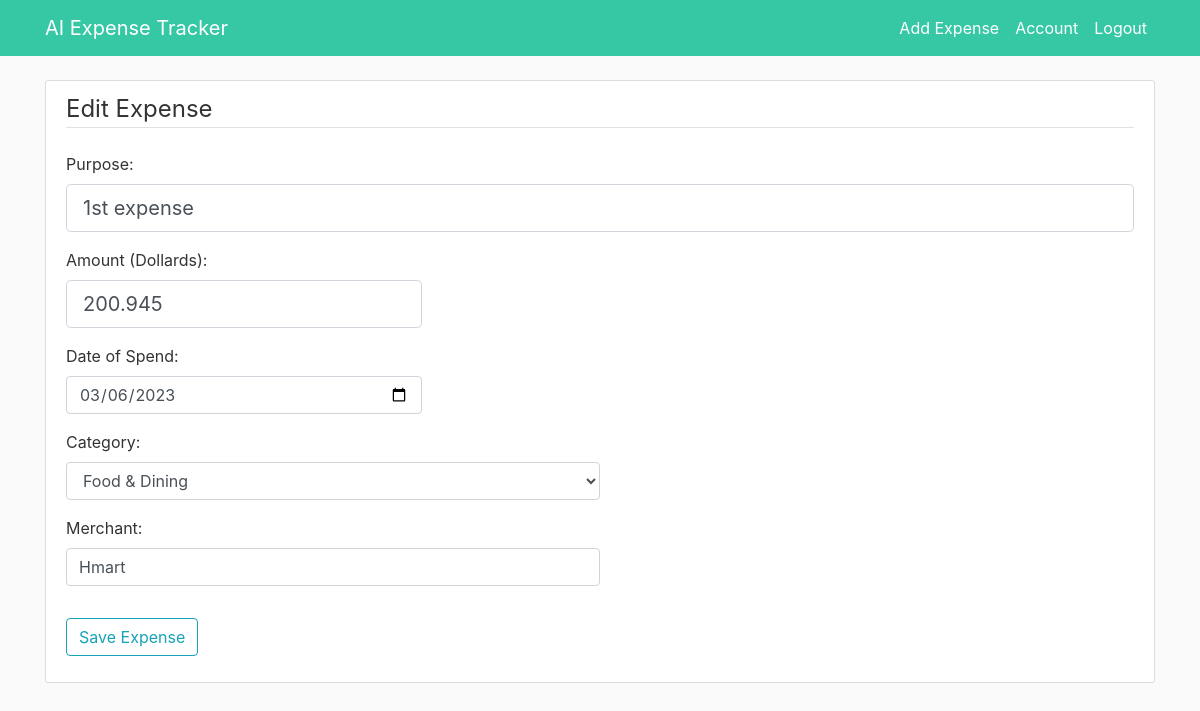
The page /expense/1/update (signed in) on the database as committed earlier.
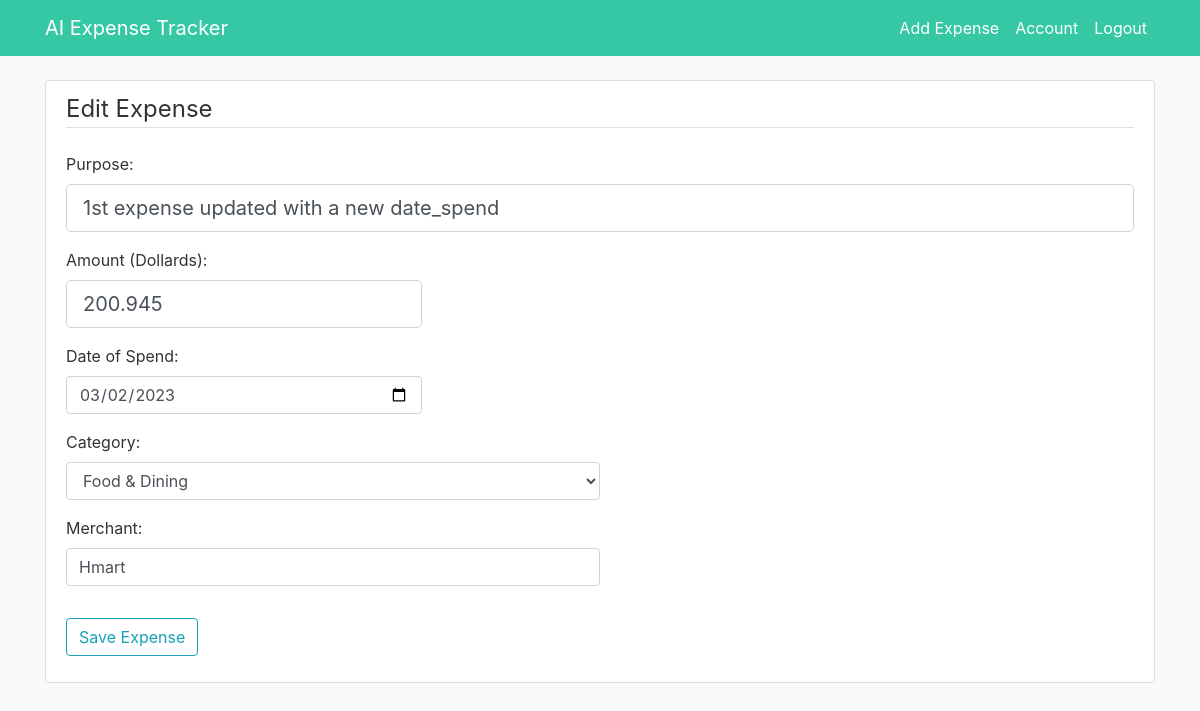
The same page on the database as committed later.
### app/models.py (models this page shows, shortened)
class Expense(db.Model):
    id = db.Column(db.Integer, primary_key=True)
    title = db.Column(db.String(150), nullable=False)
    amount = db.Column(db.Numeric(precision=8, asdecimal=False,
                       decimal_return_scale=2), nullable=False)
    date_spend = db.Column(db.DateTime, nullable=False)
    category = db.Column(db.String(20), nullable=False)
    merchant = db.Column(db.String(30), nullable=False)
    user_id = db.Column(db.Integer, db.ForeignKey('user.id'), nullable=False)
    date_posted = db.Column(db.DateTime, nullable=False)

### app/routes.py (the view)
@app.route("/expense/<int:expense_id>/update", methods=['GET', 'POST'])
@login_required
def expense_update(expense_id):
    expense = Expense.query.get_or_404(expense_id)
    form = ExpenseForm()
    if form.validate_on_submit():
        expense.title = form.title.data
        expense.amount = form.amount.data
        expense.date_spend = form.date_spend.data
        expense.category = form.category.data
        expense.merchant = form.merchant.data
        expense.date_posted = datetime.now()
        db.session.commit()
        flash('Your expense has been updated!', 'success')
        return redirect(url_for('expense', expense_id=expense.id))
    elif request.method == 'GET':
        form.title.data = expense.title
        form.amount.data = expense.amount
        form.date_spend.data = expense.date_spend
        form.category.data = expense.category
        form.merchant.data = expense.merchant
    return render_template('create_expense.html', title='Edit Expense',
                           form=form, legend='Edit Expense')

### app/Forms/form.py
class ExpenseForm(FlaskForm):
    title = StringField('Purpose:', validators=[DataRequired()])
    amount = StringField('Amount (Dollards):', validators=[DataRequired()])
    date_spend = DateField('Date of Spend:', validators=[DataRequired()])
    category = SelectField('Category:', choices=["Food & Dining",
                                                 "Groceries", "Gas & Fuel", "Bills & Utilities", "Loan", "Shopping", "Transfer", "Other Spending"],
                           validators=[DataRequired()])
    merchant = StringField('Merchant:', validators=[DataRequired()])
    submit = SubmitField('Save Expense')

### app/models.py (called while the page is built)
@login_manager.user_loader
def load_user(user_id):
    return User.query.get(int(user_id))

### app/templates/create_expense.html (shortened to what this page needs)
{% extends "layout.html" %}
{% block content %}
<div class="content-section">
    <form method="POST" action="">
        <fieldset class="form-group">
            <legend class="border-bottom mb-4">{{ legend }}</legend>
            <div class="form-group">
                {{ form.title.label(class="form-control-label") }}
                {% if form.title.errors %}
                    {{ form.title(class="form-control form-control-lg is-invalid") }}
                    <div class="invalid-feedback">
                        {% for error in form.title.errors %}
                            <span style="color:red">{{ error }}</span>
                        {% endfor %}
                    </div>
                {% else %}
                    {{ form.title(class="form-control form-control-lg", placeholder="Enter Desciption Details ...") }}
                {% endif %}
            </div>
            <div class="form-group">
                {{ form.amount.label }}
                {% if form.amount.errors %}
                    {{ form.amount(class="form-control form-control-lg col-4 is-invalid") }}
                    <div class="invalid-feedback">
                        {% for error in form.amount.errors %}
                            <span style="color:red">{{ error }}</span>
                        {% endfor %}
                    </div>
                {% else %}
                    {{ form.amount(class="form-control form-control-lg col-4", placeholder="Enter Amount") }}
                {% endif %}
            </div>
            <div class="form-group">
                {{ form.date_spend.label }}
                {% if form.date_spend.errors %}
                    {{ form.date_spend(class="datepicker form-control col-4 is-invalid") }}
                    <div class="invalid-feedback">
                        {% for error in form.date_spend.errors %}
                            <span style="color:red">{{ error }}</span>
                        {% endfor %}
                    </div>
                {% else %}
                    {{ form.date_spend(class="datepicker form-control col-4") }}
                {% endif %}
            </div>
            <div class="form-group">
                {{ form.category.label(class="form-control-label") }}
                {% if form.category.errors %}
                    <div class="invalid-feedback">
                        {% for error in form.category.errors %}
                            <span style="color:red">{{ error }}</span>
                        {% endfor %}
                    </div>
                {% else %}
                    {{ form.category(class="form-control col-6") }}
                {% endif %}
            </div>
            <div class="form-group">
                {{ form.merchant.label(class="form-control-label") }}
                {% if form.merchant.errors %}
                    {{ form.merchant(class="form-control col-6 is-invalid") }}
                    <div class="invalid-feedback">
                        {% for error in form.merchant.errors %}
                            <span style="color:red">{{ error }}</span>
                        {% endfor %}
                    </div>
                {% else %}
                    {{ form.merchant(class="form-control col-6", placeholder="Enter Merchant") }}
                {% endif %}
            </div>
        </fieldset>
        <div class="form-group">
            {{ form.submit(class="btn btn-outline-info") }}
        </div>
    </form>
</div>
{% endblock content %}

Rows that differ between the two databases and show on the page:
changed Expense "Food & Dining": title "1st expense" → "1st expense updated with a new date_spend"; date_spend "03/06/2023" → "03/02/2023"
